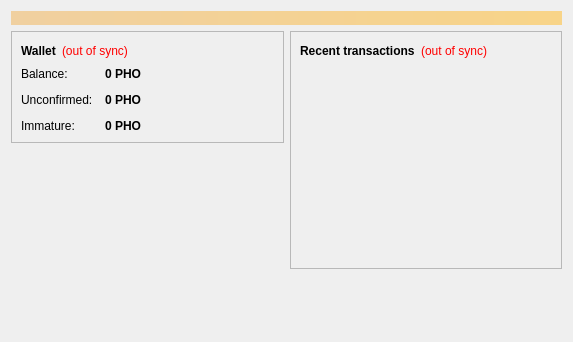
<?xml version="1.0" encoding="UTF-8"?>
<ui version="4.0">
 <class>OverviewPage</class>
 <widget class="QWidget" name="OverviewPage">
  <property name="geometry">
   <rect>
    <x>0</x>
    <y>0</y>
    <width>573</width>
    <height>342</height>
   </rect>
  </property>
  <property name="windowTitle">
   <string>Form</string>
  </property>
  <layout class="QVBoxLayout" name="topLayout">
   <item>
    <widget class="QLabel" name="labelAlerts">
     <property name="visible">
      <bool>false</bool>
     </property>
     <property name="styleSheet">
      <string notr="true">background-color: qlineargradient(x1: 0, y1: 0, x2: 1, y2: 0, stop:0 #F0D0A0, stop:1 #F8D488); color:#000000;</string>
     </property>
     <property name="wordWrap">
      <bool>true</bool>
     </property>
     <property name="margin">
      <number>3</number>
     </property>
    </widget>
   </item>
   <item>
    <layout class="QHBoxLayout" name="horizontalLayout" stretch="1,1">
     <item>
      <layout class="QVBoxLayout" name="verticalLayout_2">
       <item>
        <widget class="QFrame" name="frame">
         <property name="frameShape">
          <enum>QFrame::StyledPanel</enum>
         </property>
         <property name="frameShadow">
          <enum>QFrame::Raised</enum>
         </property>
         <layout class="QVBoxLayout" name="verticalLayout_4">
          <item>
           <layout class="QHBoxLayout" name="horizontalLayout_4">
            <item>
             <widget class="QLabel" name="label_5">
              <property name="font">
               <font>
                <weight>75</weight>
                <bold>true</bold>
               </font>
              </property>
              <property name="text">
               <string>Wallet</string>
              </property>
             </widget>
            </item>
            <item>
             <widget class="QLabel" name="labelWalletStatus">
              <property name="toolTip">
               <string>The displayed information may be out of date. Your wallet automatically synchronizes with the BlakeBitcoin network after a connection is established, but this process has not completed yet.</string>
              </property>
              <property name="styleSheet">
               <string notr="true">QLabel { color: red; }</string>
              </property>
              <property name="text">
               <string notr="true">(out of sync)</string>
              </property>
              <property name="alignment">
               <set>Qt::AlignLeading|Qt::AlignLeft|Qt::AlignVCenter</set>
              </property>
             </widget>
            </item>
            <item>
             <spacer name="horizontalSpacer_2">
              <property name="orientation">
               <enum>Qt::Horizontal</enum>
              </property>
              <property name="sizeHint" stdset="0">
               <size>
                <width>40</width>
                <height>20</height>
               </size>
              </property>
             </spacer>
            </item>
           </layout>
          </item>
          <item>
           <layout class="QFormLayout" name="formLayout_2">
            <property name="fieldGrowthPolicy">
             <enum>QFormLayout::AllNonFixedFieldsGrow</enum>
            </property>
            <property name="horizontalSpacing">
             <number>12</number>
            </property>
            <property name="verticalSpacing">
             <number>12</number>
            </property>
            <item row="0" column="0">
             <widget class="QLabel" name="label">
              <property name="text">
               <string>Balance:</string>
              </property>
             </widget>
            </item>
            <item row="0" column="1">
             <widget class="QLabel" name="labelBalance">
              <property name="font">
               <font>
                <weight>75</weight>
                <bold>true</bold>
               </font>
              </property>
              <property name="cursor">
               <cursorShape>IBeamCursor</cursorShape>
              </property>
              <property name="toolTip">
               <string>Your current balance</string>
              </property>
              <property name="text">
               <string notr="true">0 PHO</string>
              </property>
              <property name="textInteractionFlags">
               <set>Qt::LinksAccessibleByMouse|Qt::TextSelectableByKeyboard|Qt::TextSelectableByMouse</set>
              </property>
             </widget>
            </item>
            <item row="1" column="0">
             <widget class="QLabel" name="label_3">
              <property name="text">
               <string>Unconfirmed:</string>
              </property>
             </widget>
            </item>
            <item row="1" column="1">
             <widget class="QLabel" name="labelUnconfirmed">
              <property name="font">
               <font>
                <weight>75</weight>
                <bold>true</bold>
               </font>
              </property>
              <property name="cursor">
               <cursorShape>IBeamCursor</cursorShape>
              </property>
              <property name="toolTip">
               <string>Total of transactions that have yet to be confirmed, and do not yet count toward the current balance</string>
              </property>
              <property name="text">
               <string notr="true">0 PHO</string>
              </property>
              <property name="textInteractionFlags">
               <set>Qt::LinksAccessibleByMouse|Qt::TextSelectableByKeyboard|Qt::TextSelectableByMouse</set>
              </property>
             </widget>
            </item>
            <item row="2" column="0">
             <widget class="QLabel" name="labelImmatureText">
              <property name="text">
               <string>Immature:</string>
              </property>
             </widget>
            </item>
            <item row="2" column="1">
             <widget class="QLabel" name="labelImmature">
              <property name="font">
               <font>
                <weight>75</weight>
                <bold>true</bold>
               </font>
              </property>
              <property name="toolTip">
               <string>Mined balance that has not yet matured</string>
              </property>
              <property name="text">
               <string notr="true">0 PHO</string>
              </property>
              <property name="textInteractionFlags">
               <set>Qt::LinksAccessibleByMouse|Qt::TextSelectableByKeyboard|Qt::TextSelectableByMouse</set>
              </property>
             </widget>
            </item>
           </layout>
          </item>
         </layout>
        </widget>
       </item>
       <item>
        <spacer name="verticalSpacer">
         <property name="orientation">
          <enum>Qt::Vertical</enum>
         </property>
         <property name="sizeHint" stdset="0">
          <size>
           <width>20</width>
           <height>40</height>
          </size>
         </property>
        </spacer>
       </item>
      </layout>
     </item>
     <item>
      <layout class="QVBoxLayout" name="verticalLayout_3">
       <item>
        <widget class="QFrame" name="frame_2">
         <property name="frameShape">
          <enum>QFrame::StyledPanel</enum>
         </property>
         <property name="frameShadow">
          <enum>QFrame::Raised</enum>
         </property>
         <layout class="QVBoxLayout" name="verticalLayout">
          <item>
           <layout class="QHBoxLayout" name="horizontalLayout_2">
            <item>
             <widget class="QLabel" name="label_4">
              <property name="text">
               <string>&lt;b&gt;Recent transactions&lt;/b&gt;</string>
              </property>
             </widget>
            </item>
            <item>
             <widget class="QLabel" name="labelTransactionsStatus">
              <property name="toolTip">
               <string>The displayed information may be out of date. Your wallet automatically synchronizes with the BlakeBitcoin network after a connection is established, but this process has not completed yet.</string>
              </property>
              <property name="styleSheet">
               <string notr="true">QLabel { color: red; }</string>
              </property>
              <property name="text">
               <string notr="true">(out of sync)</string>
              </property>
              <property name="alignment">
               <set>Qt::AlignRight|Qt::AlignTrailing|Qt::AlignVCenter</set>
              </property>
             </widget>
            </item>
            <item>
             <spacer name="horizontalSpacer">
              <property name="orientation">
               <enum>Qt::Horizontal</enum>
              </property>
              <property name="sizeHint" stdset="0">
               <size>
                <width>40</width>
                <height>20</height>
               </size>
              </property>
             </spacer>
            </item>
           </layout>
          </item>
          <item>
           <widget class="QListView" name="listTransactions">
            <property name="styleSheet">
             <string notr="true">QListView { background: transparent; }</string>
            </property>
            <property name="frameShape">
             <enum>QFrame::NoFrame</enum>
            </property>
            <property name="verticalScrollBarPolicy">
             <enum>Qt::ScrollBarAlwaysOff</enum>
            </property>
            <property name="horizontalScrollBarPolicy">
             <enum>Qt::ScrollBarAlwaysOff</enum>
            </property>
            <property name="selectionMode">
             <enum>QAbstractItemView::NoSelection</enum>
            </property>
           </widget>
          </item>
         </layout>
        </widget>
       </item>
       <item>
        <spacer name="verticalSpacer_2">
         <property name="orientation">
          <enum>Qt::Vertical</enum>
         </property>
         <property name="sizeHint" stdset="0">
          <size>
           <width>20</width>
           <height>40</height>
          </size>
         </property>
        </spacer>
       </item>
      </layout>
     </item>
    </layout>
   </item>
  </layout>
 </widget>
 <resources/>
 <connections/>
</ui>
